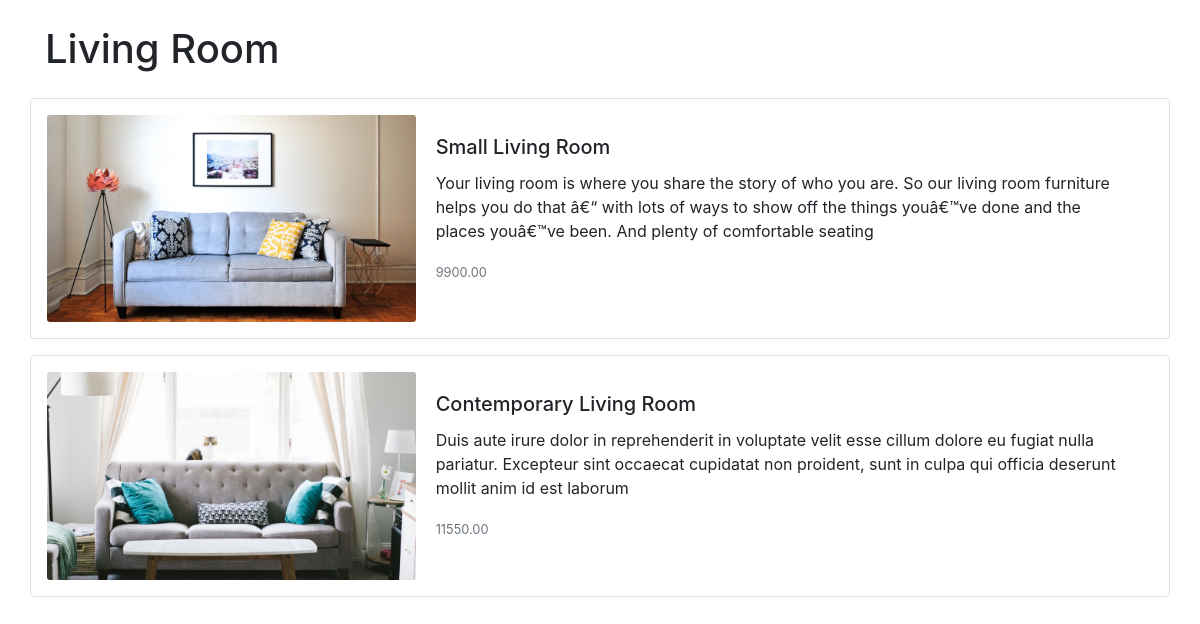
Page /products.php?cat_id=1 on the committed database.
### tables this page shows
CREATE TABLE `categories` (
  `id` int(11) NOT NULL,
  `name` varchar(128) NOT NULL,
  `description` varchar(512) DEFAULT NULL
);

CREATE TABLE `products` (
  `id` int(11) NOT NULL,
  `cat_id` int(11) NOT NULL,
  `name` varchar(255) NOT NULL,
  `price` decimal(10,2) NOT NULL,
  `description` varchar(512) NOT NULL,
  `featured` tinyint(4) NOT NULL
);

CREATE TABLE `images` (
  `id` int(11) NOT NULL,
  `product_id` int(11) NOT NULL,
  `image_url` varchar(256) NOT NULL
);

### includes/autoload.php (called while the page is built, shortened)
<?php
spl_autoload_register(function($className) {
  try {
    $file = dirname(__DIR__) . "/classes/{$className}.php";
  }
  catch (Exception $e) {
    echo $e->getMessage();
  }
});

### classes/Database.php (called while the page is built, shortened)
<?php
class Database {
  private $host = 'localhost';
  private $db_name = 'furniture';
  private $username = 'keroles';
  private $password = 'password';
  public function dbConnect() {
    try {
      $this->connection = new PDO("mysql:host={$this->host};dbname={$this->db_name}", "{$this->username}", "{$this->password}");
      $this->connection -> setAttribute(PDO::ATTR_ERRMODE, PDO::ERRMODE_EXCEPTION);
      return $this->connection;
    } catch (PDOException $e) {
      die("ERROR: Could not connect. " . $e->getMessage());
    }
  }
}

### classes/Category.php (called while the page is built, shortened)
<?php
class Category extends Database {
  public function readCategory($id) {
    $query = 'SELECT name, description FROM categories WHERE id=?';
    $stmt = $this->dbConnect()->prepare($query);
    $stmt->execute([$id]);
    return $stmt->fetchAll(PDO::FETCH_ASSOC);
  }
}

### classes/Product.php (called while the page is built, shortened)
<?php
class Product extends Database {
  public function readAllByCategory($cat_id) {
    $query = 'SELECT prds.id, prds.name AS product_name, prds.description, prds.price,
        cat.id AS cat_id, cat.name AS cat_name, img.image_url FROM
        products AS prds INNER JOIN categories AS cat ON prds.cat_id = cat.id
        INNER JOIN images AS img ON prds.id = img.product_id WHERE cat_id = ?';
    $stmt = $this->dbConnect()->prepare($query);
    $stmt->execute([$cat_id]);
    return $stmt->fetchAll(PDO::FETCH_ASSOC);
  }
}

### products.php (the view, shortened to what this page needs)
<?php
include_once __DIR__ . '/includes/autoload.php';
$cat_id = isset($_GET['cat_id'])? $_GET['cat_id'] : die("ERROR: missing ID.") ;
function getProducts($product, $cat_id) {
  return $product->readAllByCategory($cat_id);
}
function getCategoryName($category, $cat_id) {
  foreach ($category->readCategory($cat_id) as $cols) {
    return $cols['name'];
  };
}
?>
<!DOCTYPE html>
<html lang="en">
<head>
  <link rel="stylesheet" href="style/css/bootstrap.min.css">
  <link rel="stylesheet" href="style/css/all.min.css">
  <link rel="stylesheet" href="style/css/products.css">
</head>
<body>
<div class="wrapper">
  <section class="main-section">
    <h1>
      <?php
        echo getCategoryName(new Category(), $cat_id);
      ?>
    </h1>
    <?php
    $products = getProducts(new Product() ,$cat_id);
    foreach($products as $product):
    ?>
    <a href="product.php?id=<?= $product['id'] ?>">
      <div class="card mb-3">
        <div class="row no-gutters">
          <div class="col-md-4">
            <img src="<?= $product['image_url'] ?>" class="card-img" alt="...">
          </div>
          <div class="col-md-8">
            <div class="card-body">
              <h5 class="card-title"><?= $product['product_name'] ?></h5>
              <p class="card-text">
                <?= $product['description'] ?>
              </p>
              <p class="card-text"><small class="text-muted"><?= $product['price'] ?></small></p>
            </div>
          </div>
        </div>
      </div>
    </a>
    <?php endforeach; ?>
  </section>
</div>
</body>
</html>

### style/css/products.css (style rules this page uses)
.wrapper { max-width:1140px;margin:auto }
.wrapper .main-section h1 { margin:25px 0 25px 15px }
.wrapper a { color:#212529;text-decoration:none }
.wrapper .card { padding:1rem 1rem;margin-bottom:0;border:1px solid #e0e0e0;cursor:pointer;transition:.3s ease }
.wrapper .card p { font-size:1rem }

### rows in the picture
categories: name "Living Room"
products: images.image_url (picture), name "Small Living Room", description "Your living room is where you share the story of who you are. So our living room furniture helps you do that â€“ with lots of ways to show off the things youâ€™ve done and the places youâ€™ve been. And plenty of comfortable seating", price "9900.00"
products: images.image_url (picture), name "Contemporary Living Room", description "Duis aute irure dolor in reprehenderit in voluptate velit esse cillum dolore eu fugiat nulla pariatur. Excepteur sint occaecat cupidatat non proident, sunt in culpa qui officia deserunt mollit anim id est laborum", price "11550.00"
